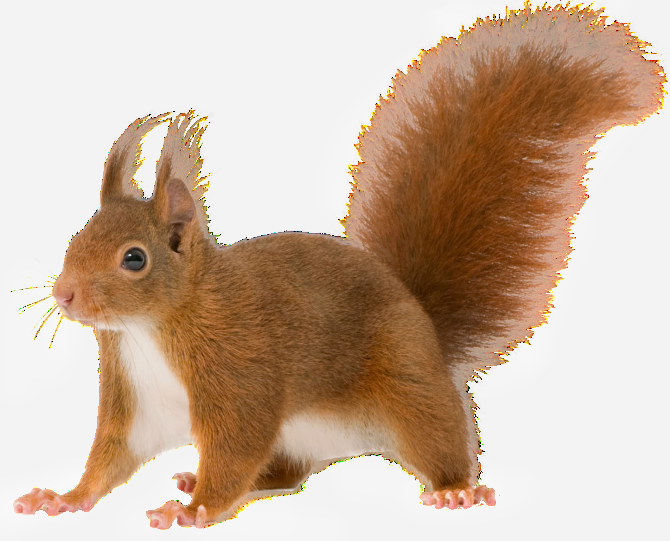
#> input picture react teach/mvp teach/my-node-project/Жаринов/7/belkf.png, 670 x 541 px
$ python '4 с мазывание генератором и размазывание.py'
#> lines starting #> are read from the running program, lines starting #| are printed output that depends on the picture
import cv2
from skimage import restoration
import numpy as np
import matplotlib.pyplot as plt

# Функция, создающая смаз:
# size - размер размаза в пикселях,
# angle - направление смаза, в градусах
def blur_mask(size, angle):
    k = np.zeros((size, size), dtype=np.float32)
    k[(size - 1) // 2, :] = np.ones(size, dtype=np.float32)
    k = cv2.warpAffine(k,
                       cv2.getRotationMatrix2D((size / 2 - 0.5, size / 2 - 0.5), angle, 1.0),
                       (size, size))
    k = k / np.sum(k)  # Нормировка
    return k

input_image = cv2.imread('belkf.png')
#> input_image is the input picture: shape (541, 670, 3); mean B, G, R 160.1, 179.2, 202.4
# Нормировка данных изображения и перевод во float:
input_image = input_image.astype(np.float32) / 255.
# Задаем искажающую маску в виде матрицы:
PSF_blur = blur_mask(size=9, angle=35)
print(PSF_blur)  # Посмотрим на искажающую маску
# И размажем ею изображение:
blur_image = cv2.filter2D(input_image, -1, PSF_blur)
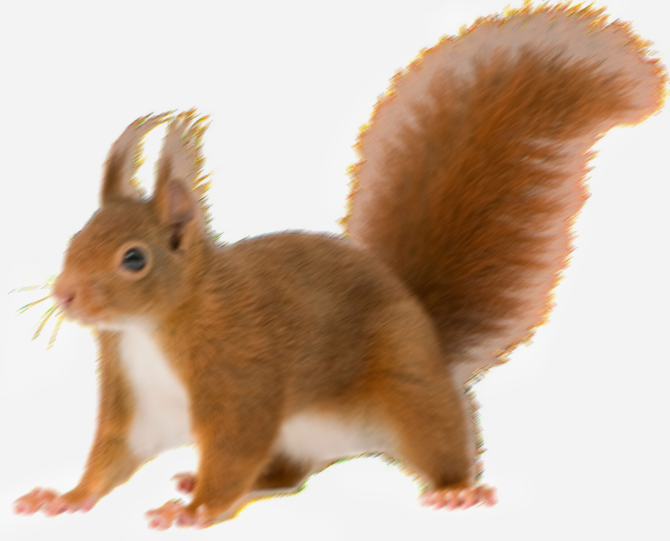
#> blur_image: shape (541, 670, 3) float32; mean B, G, R 0.628, 0.702, 0.793

# Двумерная инверсная винеровская фильтрация
noise_var = 0.01  # Подбор уровня шума
image_deblur = input_image.copy()
# Обработка по трем цветовым каналам раздельно:
# ---------------------------------------------------------
image_deblur[:, :, 0] = restoration.wiener(blur_image[:, :, 0], PSF_blur, noise_var)
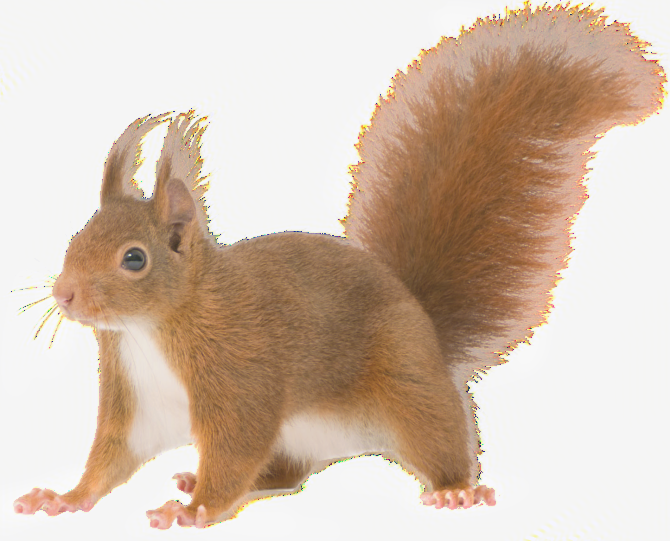
#> image_deblur: shape (541, 670, 3) float32; mean B, G, R 0.628, 0.702, 0.793; drawn with min black and max white
image_deblur[:, :, 1] = restoration.wiener(blur_image[:, :, 1], PSF_blur, noise_var)
image_deblur[:, :, 2] = restoration.wiener(blur_image[:, :, 2], PSF_blur, noise_var)
# ---------------------------------------------------------
# Ограничение и денормировка:
image_deblur = np.clip(image_deblur, 0., 1.)
image_deblur = (image_deblur * 255.).astype(np.uint8)

# Визуализация исходного, смазанного и восстановленного изображений на одном графике:
plt.figure(figsize=(18, 6))

# Исходное изображение
plt.subplot(1, 3, 1)
plt.imshow(cv2.cvtColor(input_image, cv2.COLOR_BGR2RGB))
plt.title('Исходное изображение')
plt.axis('off')

# Смазанное изображение
plt.subplot(1, 3, 2)
plt.imshow(cv2.cvtColor(blur_image, cv2.COLOR_BGR2RGB))
plt.title('Смазанное изображение')
plt.axis('off')

# Восстановленное изображение
plt.subplot(1, 3, 3)
plt.imshow(cv2.cvtColor(image_deblur, cv2.COLOR_BGR2RGB))
plt.title('Восстановленное изображение')
plt.axis('off')

plt.tight_layout()
plt.show()
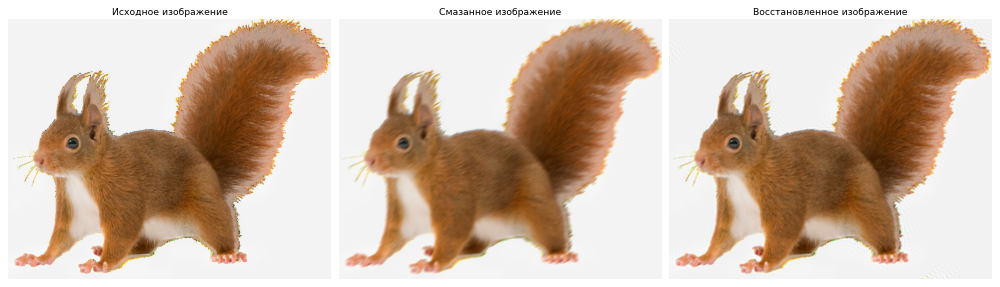
#> figure drawn by matplotlib, 3 panels
